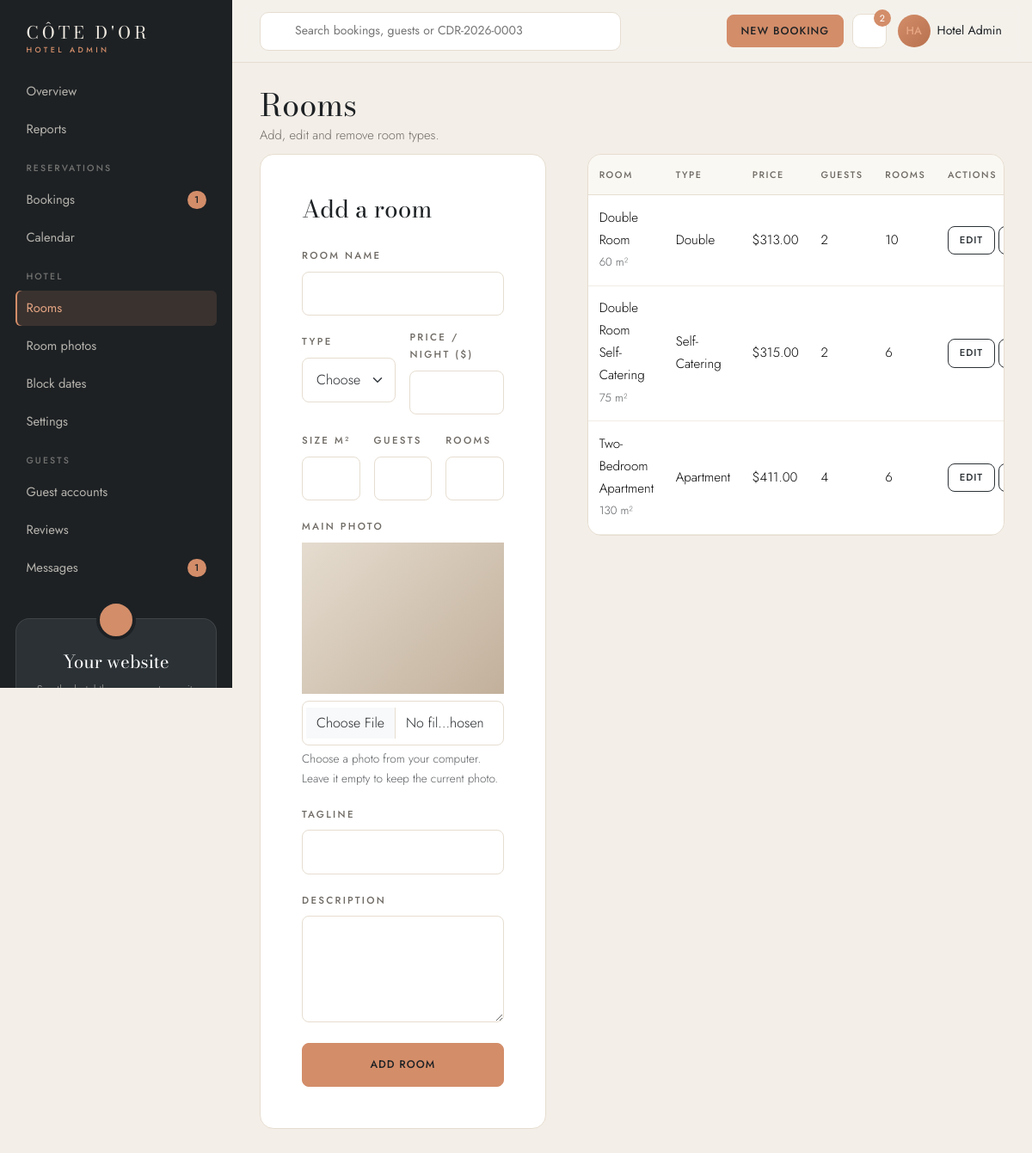
Screenshot of /admin_rooms.php (signed in) with the database file from the repository.
### tables this page shows
CREATE TABLE rooms (
    id INT AUTO_INCREMENT PRIMARY KEY,
    room_name VARCHAR(100) NOT NULL,
    room_type VARCHAR(50) NOT NULL,
    price DECIMAL(10,2) NOT NULL,
    size_m2 INT NOT NULL,
    max_guests INT NOT NULL,
    total_rooms INT NOT NULL,
    image VARCHAR(255),
    tagline VARCHAR(255),
    description TEXT,
    created_at TIMESTAMP DEFAULT CURRENT_TIMESTAMP
) DEFAULT CHARSET=utf8mb4;

### admin_rooms.php (the view, shortened to what this page needs)
<?php
require "includes/db_connect.php";
$editId = 0;
$roomName = "";
$price = "";
$size = "";
$maxGuests = "";
$totalRooms = "";
$tagline = "";
$description = "";
$rooms = $conn->query("SELECT * FROM rooms ORDER BY price ASC");
include "includes/header.php";
?>
    <section class="admin-wrap">
        <div class="container">
            <?php include "includes/admin_nav.php"; ?>
            <div class="row g-5">
                <div class="col-12 col-lg-5">
                    <div class="form-panel">
                        <h3 class="mb-4"><?php echo $editId > 0 ? "Edit room" : "Add a room"; ?></h3>
                        <form action="admin_rooms.php" method="POST" enctype="multipart/form-data">
                            <div class="mb-3">
                                <label for="room_name" class="form-label">Room name</label>
                                <input type="text" class="form-control" id="room_name" name="room_name" value="<?php echo htmlspecialchars($roomName); ?>" required>
                            </div>
                            <div class="row g-3 mb-3">
                                <div class="col-6">
                                    <label for="room_type" class="form-label">Type</label>
                                    <select class="form-select" id="room_type" name="room_type" required>
                                        <option value="">Choose</option>
                                    </select>
                                </div>
                                <div class="col-6">
                                    <label for="price" class="form-label">Price / night ($)</label>
                                    <input type="number" step="0.01" min="1" class="form-control" id="price" name="price" value="<?php echo htmlspecialchars($price); ?>" required>
                                </div>
                            </div>
                            <div class="row g-3 mb-3">
                                <div class="col-4">
                                    <label for="size_m2" class="form-label">Size m²</label>
                                    <input type="number" min="1" class="form-control" id="size_m2" name="size_m2" value="<?php echo htmlspecialchars($size); ?>" required>
                                </div>
                                <div class="col-4">
                                    <label for="max_guests" class="form-label">Guests</label>
                                    <input type="number" min="1" class="form-control" id="max_guests" name="max_guests" value="<?php echo htmlspecialchars($maxGuests); ?>" required>
                                </div>
                                <div class="col-4">
                                    <label for="total_rooms" class="form-label">Rooms</label>
                                    <input type="number" min="1" class="form-control" id="total_rooms" name="total_rooms" value="<?php echo htmlspecialchars($totalRooms); ?>" required>
                                </div>
                            </div>
                            <div class="mb-3">
                                <label for="photo_upload" class="form-label">Main photo</label>
                                <div class="photo upload-preview mb-2">
                                </div>
                                <input type="file" class="form-control" id="photo_upload" name="photo_upload" accept=".jpg,.jpeg,.png,.webp" onchange="previewPhoto(this, 'mainPreview')">
                                <div class="form-text">Choose a photo from your computer. Leave it empty to keep the current photo.</div>
                            </div>
                            <div class="mb-3">
                                <label for="tagline" class="form-label">Tagline</label>
                                <input type="text" class="form-control" id="tagline" name="tagline" value="<?php echo htmlspecialchars($tagline); ?>">
                            </div>
                            <div class="mb-4">
                                <label for="description" class="form-label">Description</label>
                                <textarea class="form-control" id="description" name="description" rows="4"><?php echo htmlspecialchars($description); ?></textarea>
                            </div>
                            <button type="submit" class="btn btn-lux w-100"><?php echo $editId > 0 ? "Save changes" : "Add room"; ?></button>
                        </form>
                    </div>
                </div>
                <div class="col-12 col-lg-7">
                    <div class="table-responsive">
                        <table class="table table-lux mb-0">
                            <thead>
                                <tr>
                                    <th>Room</th>
                                    <th>Type</th>
                                    <th>Price</th>
                                    <th>Guests</th>
                                    <th>Rooms</th>
                                    <th>Actions</th>
                                </tr>
                            </thead>
                            <tbody>
                                <?php
                                if ($rooms && $rooms->num_rows > 0) {
                                    while ($row = $rooms->fetch_assoc()) {
                                ?>
                                    <tr>
                                        <td><?php echo htmlspecialchars($row["room_name"]); ?><br><small class="text-muted"><?php echo htmlspecialchars($row["size_m2"]); ?> m²</small></td>
                                        <td><?php echo htmlspecialchars($row["room_type"]); ?></td>
                                        <td>$<?php echo number_format($row["price"], 2); ?></td>
                                        <td><?php echo $row["max_guests"]; ?></td>
                                        <td><?php echo $row["total_rooms"]; ?></td>
                                        <td>
                                            <div class="d-flex gap-1">
                                                <a href="admin_rooms.php?edit=<?php echo $row["id"]; ?>" class="btn btn-sm btn-lux-outline">Edit</a>
                                                <a href="admin_photos.php?room_id=<?php echo $row["id"]; ?>" class="btn btn-sm btn-lux-outline">Photos</a>
                                            </div>
                                        </td>
                                    </tr>
                                <?php
                                    }
                                } else {
                                    echo '<tr><td colspan="6">No rooms found.</td></tr>';
                                }
                                ?>
                            </tbody>
                        </table>
                    </div>
                </div>
            </div>
        </div>
    </section>
<?php
include "includes/footer.php";
?>

### rows the page displays
rooms: room_name "Double Room", size_m2 "60", room_type "Double", price "313.00", max_guests "2", total_rooms "10"
rooms: room_name "Double Room Self-Catering", size_m2 "75", room_type "Self-Catering", price "315.00", max_guests "2", total_rooms "6"
rooms: room_name "Two-Bedroom Apartment", size_m2 "130", room_type "Apartment", price "411.00", max_guests "4", total_rooms "6"

### other values shown
$link[3] "Overview"
$link[3] "Reports"
$groupName "RESERVATIONS"
$link[3] "Bookings"
$waitingBookings "1"
$link[3] "Calendar"
$groupName "HOTEL"
$link[3] "Rooms"
$link[3] "Room photos"
$link[3] "Block dates"
$link[3] "Settings"
$groupName "GUESTS"
$link[3] "Guest accounts"
$link[3] "Reviews"
$link[3] "Messages"
